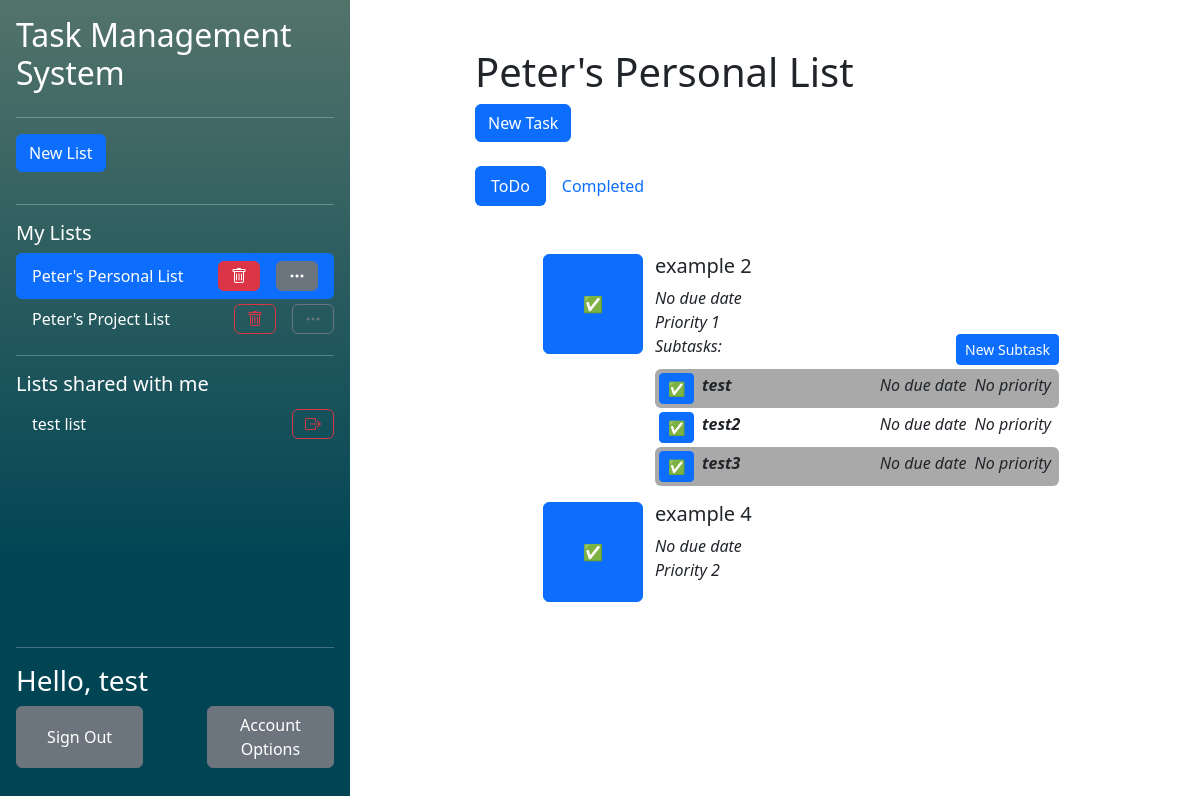
Page /php/index.php?listid=1 (signed in) on the earlier database version.
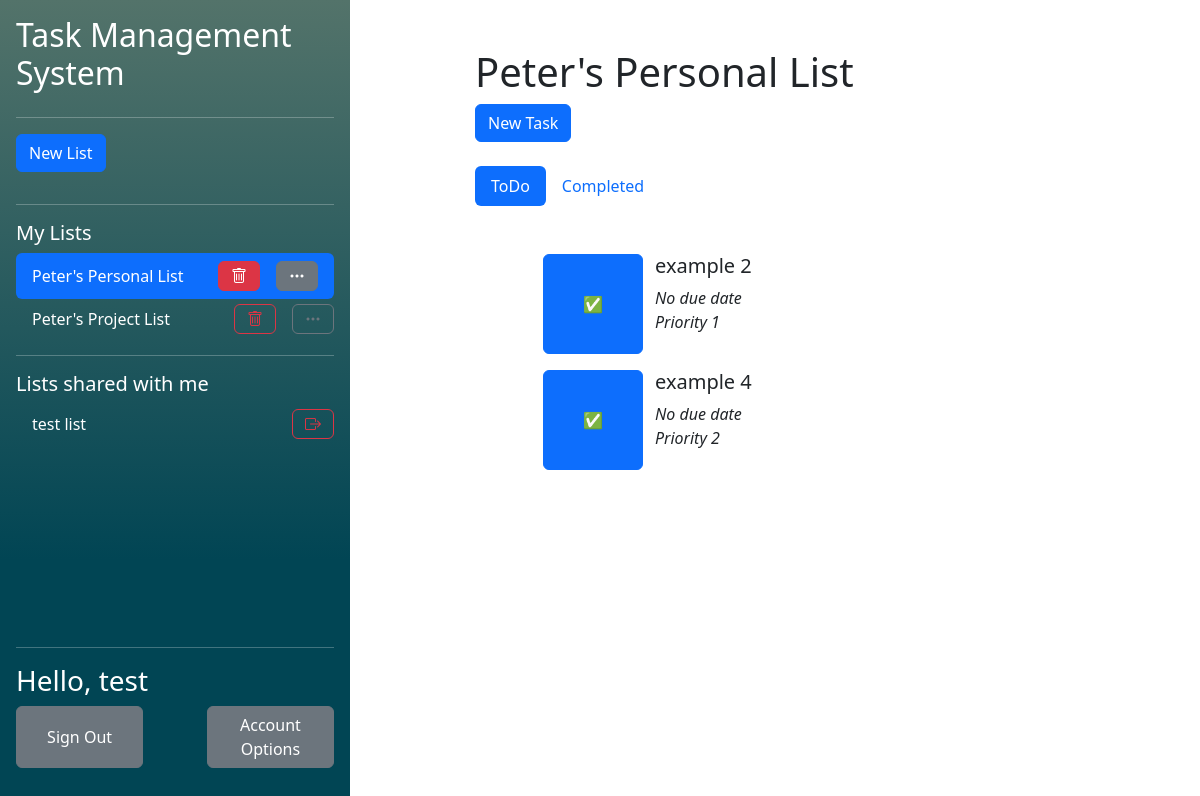
Same page on the later database version.
### tables this page shows
CREATE TABLE "UserLists" (
	"user_id"	TEXT,
	"list_id"	TEXT,
	"collaborator"	INTEGER,
	"observer"	INTEGER,
	PRIMARY KEY("user_id","list_id"),
	FOREIGN KEY("user_id") REFERENCES "Users"("user_id") ON DELETE CASCADE ON UPDATE CASCADE,
	FOREIGN KEY("list_id") REFERENCES "Lists"("list_id") ON DELETE CASCADE ON UPDATE CASCADE
);

CREATE TABLE "Lists"
(
    list_id        INTEGER not null
        primary key autoincrement,
    list_name      TEXT    not null,
    list_completed REAL    not null
);

CREATE TABLE "Tasks" (
	"task_id"	INTEGER NOT NULL,
	"task_name"	TEXT NOT NULL,
	"task_completed"	INTEGER NOT NULL,
	"list_id"	INTEGER NOT NULL,
	"order_in_list"	INTEGER NOT NULL,
	"assigned_collaborator_id"	INTEGER,
	"task_due_date"	INTEGER,
	"task_priority"	INTEGER,
	FOREIGN KEY("assigned_collaborator_id") REFERENCES "Users"("user_id"),
	FOREIGN KEY("list_id") REFERENCES "Lists"("list_id") ON DELETE CASCADE,
	PRIMARY KEY("task_id" AUTOINCREMENT)
);

CREATE TABLE "SubTasks" (
	"sub_task_id"	INTEGER NOT NULL,
	"sub_task_name"	TEXT NOT NULL,
	"sub_task_completed"	INTEGER NOT NULL,
	"task_id"	INTEGER NOT NULL,
	"order_in_task"	INTEGER NOT NULL,
	"sub_task_due_date"	INTEGER,
	"sub_task_priority"	INTEGER,
	FOREIGN KEY("task_id") REFERENCES "Tasks"("task_id"),
	PRIMARY KEY("sub_task_id")
);

### php/functions/DatabaseFunctions.php (called while the page is built, shortened)
<?php
function getUIDFromCreds(){
    $db = new SQLite3("../db/database.db");
    $SQL = "SELECT user_id FROM Users WHERE password_hash = :creds";
    $stmt = $db->prepare($SQL);
    $stmt->bindValue(":creds", $_SESSION['credentials'], SQLITE3_TEXT);
    $result = $stmt->execute();
    while($row = $result->fetchArray()){
        $resultArray [] = $row;
    }
    return $resultArray[0]['user_id'];
}
function getOwnedListsForCurrentUser(){
    $uid = getUIDFromCreds();
    $db = new SQLite3("../db/database.db");
    $SQL = "SELECT list_id FROM  UserLists WHERE user_id = :uid AND collaborator = 0 AND observer = 0";
    $stmt = $db->prepare($SQL);
    $stmt->bindValue(":uid", $uid, SQLITE3_TEXT);
    $result = $stmt->execute();
    while($row = $result->fetchArray()){
        $resultArray [] = $row;
    }
    return $resultArray;
}
function getCollabListsForCurrentUser(){
    $uid = getUIDFromCreds();
    $db = new SQLite3("../db/database.db");
    $SQL = "SELECT list_id FROM  UserLists WHERE user_id = :uid AND collaborator = 1 AND observer = 0";
    $stmt = $db->prepare($SQL);
    $stmt->bindValue(":uid", $uid, SQLITE3_TEXT);
    $result = $stmt->execute();
    while($row = $result->fetchArray()){
        $resultArray [] = $row;
    }
    return $resultArray;
}
function getListNameFromID($listID){
    $db = new SQLite3("../db/database.db");
    $SQL = "SELECT list_name FROM Lists WHERE list_id = :lid";
    $stmt = $db->prepare($SQL);
    $stmt->bindValue(":lid", $listID, SQLITE3_TEXT);
    $result = $stmt->execute();
    while($row = $result->fetchArray()){
        $resultArray [] = $row;
    }
    return $resultArray;
}
?>

### php/functions/TaskFunctions.php (called while the page is built, shortened)
<?php
function checkUserListAccess($listID, $userID)
{
    $db = new SQLite3("../db/database.db");
    $SQL = "SELECT list_id FROM  UserLists WHERE user_id = :uid AND list_id = :lid AND observer = 0 AND collaborator = 0";
    $stmt = $db->prepare($SQL);
    $stmt->bindValue(":lid", $listID, SQLITE3_INTEGER);
    $stmt->bindValue(":uid", $userID, SQLITE3_INTEGER);
    $result = $stmt->execute();
    while($row = $result->fetchArray()){
        $resultArray [] = $row;
    }
    if ($listID == $resultArray[0]["list_id"]){
        return true;
    }
}
function getUncompletedTasksFromList($listID){
    $userID = getUIDFromCreds();
    if(!checkUserListAccess($listID, $userID) AND !checkCollabListAccess($listID, $userID)){
        return false;
    }
    $db = new SQLite3("../db/database.db");
    $SQL = "SELECT * FROM Tasks WHERE list_id = :lid AND task_completed = 0 ORDER BY order_in_list ";
    $stmt = $db->prepare($SQL);
    $stmt->bindValue(":lid", $listID, SQLITE3_INTEGER);
    $result = $stmt->execute();
    while($row = $result->fetchArray()){
        $resultArray [] = $row;
    }
    if(isset($resultArray)){
        return $resultArray;
    }
    return null;
}
function getUncompletedSubtasksFromTask($task_id){
    $db = new SQLite3("../db/database.db");
    $SQL = "SELECT * FROM SubTasks WHERE task_id = :task_id AND sub_task_completed = 0";
    $stmt = $db->prepare($SQL);
    $stmt->bindValue(":task_id", $task_id, SQLITE3_INTEGER);
    $result = $stmt->execute();
    while($row = $result->fetchArray()){
        $resultArray [] = $row;
    }
    if(isset($resultArray)){
        return $resultArray;
    }
    return null;
}
?>

### php/components/TaskList.php (the view, shortened to what this page needs)
<?php require 'components/NewTaskPopup.php';
$listid = isset($_GET['listid']) ? $_GET['listid'] : false;
?>
<h1>
    <?php if (getListNameFromID($listid) != false) echo getListNameFromID($listid)[0]['list_name']?>
</h1>
<?php if ($listid != false):?>
<?php if(checkUserListAccess(htmlspecialchars($listid), getUIDFromCreds())): ?>
<button type="button" class="btn btn-primary" data-bs-toggle="modal" data-bs-target="#NewTaskModal">
    New Task
</button>
<?php else: ?>
A list created by <b><?php echo getListOwnerName($listid)?></b>
<?php endif;?>
<br/><br/>
<div>
    <ul class="nav nav-pills mb-3" id="pills-tab" role="tablist">
        <li class="nav-item" role="presentation">
            <button class="nav-link active" id="pills-todo-tab" data-bs-toggle="pill" data-bs-target="#pills-todo" type="button" role="tab" aria-controls="pills-todo" aria-selected="true">ToDo</button>
        </li>
        <li class="nav-item" role="presentation">
            <button class="nav-link" id="pills-done-tab" data-bs-toggle="pill" data-bs-target="#pills-done" type="button" role="tab" aria-controls="pills-done" aria-selected="false">Completed</button>
        </li>
    </ul>
</div>
<div class="tab-content" id="pills-tabContent">
    <div class="tab-pane fade show active" id="pills-todo" role="tabpanel" aria-labelledby="pills-todo-tab" tabindex="0">
        <div class="p-3">
            <ol>
                <?php
                if (getUncompletedTasksFromList($listid) != null):
                foreach (getUncompletedTasksFromList($listid) as $item):?>
                    <ul>
                            <div class="row">
                                <button class='btn btn-primary col' style="flex: none; width: 10%; min-width: 100px; height: 10%; min-height: 100px;" type='submit' name="<?php echo $item['task_id']?>" form="complete<?php echo $item['task_id']?>">✅</button>
                                <div class="col">
                                    <div class="row">
                                        <div class="col">
                                            <h5><?php echo $item['task_name']?></h5>
                                        </div>
                                        <br/>
                                        <i><?php if(isset($item['task_due_date'])){
                                                echo "Due ".$item['task_due_date'];
                                            } else {
                                                echo 'No due date';
                                            }?></i> <br/>
                                        <i><?php if(($item['task_priority']) != 0){
                                                echo 'Priority '.$item['task_priority'];
                                            } else {
                                                echo 'No priority';
                                            }?></i>
                                    </div>
                                    <?php if(getUncompletedSubtasksFromTask($item['task_id']) != null): ?>
                                    <div class="d-flex flex-row pb-1">
                                        <div class="flex-grow-1 align-middle"><i class="align-middle">Subtasks:</i></div>
                                        <div>
                                            <button class="btn btn-primary btn-sm" type="submit" form="newsubtask">New Subtask</button>
                                        </div>
                                    </div>
                                        <?php $bgcolour = true;?>
                                        <?php foreach (getUncompletedSubtasksFromTask($item['task_id']) as $subtask): ?>
                                            <div class=" d-flex flex-row rounded"  <?php if($bgcolour) {
                                                                                        echo 'style="background-color: darkgrey"';
                                                                                        $bgcolour = false;
                                                                                        } else{
                                                                                        $bgcolour = true;
                                                                                    }?>>
                                                    <div class="p-1">
                                                        <button form="completeSubtask<?php echo $subtask['sub_task_id']?>" class="btn btn-primary btn-sm" type="submit">✅</button>
                                                    </div>
                                                    <div class="p-1 flex-grow-1">
                                                        <i><b><?php echo $subtask["sub_task_name"];?></b></i>
                                                    </div>
                                                    <div class="p-1">
                                                        <i><?php if(isset($subtask['sub_task_due_date'])){
                                                                echo "Due ".$subtask['sub_task_due_date'];
                                                            } else {
                                                                echo 'No due date';
                                                            }?></i>
                                                    </div>
                                                        <div class="p-1 pe-2">
                                                            <i><?php if(($subtask['sub_task_priority']) != 0){
                                                                    echo 'Priority '.$item['sub_task_priority'];
                                                                } else {
                                                                    echo 'No priority';
                                                                }?></i>
                                                        </div>
                                            </div>
                                        <?php endforeach;?>
                                    <?php endif;?>
                                </div>
                            </div>
                    </ul>
                <?php endforeach;
                else:?>
                <h2>You have no Tasks!</h2>
                Create a task using the new task button, or ask the list administrator.
                <?php endif;?>
            </ol>
        </div>
    </div>
</div>
<?php else: ?>
<h1>No List selected!</h1>
Create or select a list using the sidebar!
<?php endif;?>

### css/css.php
<link href="../css/index.css" rel="stylesheet">

### php/components/pagetop.php (shortened to what this page needs)
<!DOCTYPE html>
<head>
    <?php require "../css/css.php"?>
    <link href="https://cdn.jsdelivr.net/npm/bootstrap@5.3.2/dist/css/bootstrap.min.css" rel="stylesheet">
    <link rel="stylesheet" href="https://cdn.jsdelivr.net/npm/bootstrap-icons@1.11.3/font/bootstrap-icons.min.css">
</head>
<body>

### php/index.php (shortened to what this page needs)
<?php
    require ('functions/DatabaseFunctions.php');
    require ('functions/TaskFunctions.php');
    $name = "test";
?>
<?php require "../css/css.php"?>
<?php require "components/pagetop.php"?>
<main class="d-flex flex-nowrap h-100">
    <div class="d-flex flex-column flex-shrink-0 p-3 background align-items-stretch h-100" style="width: 350px">
        <h2>Task Management System</h2>
        <hr/>
        <?php require 'components/ListList.php'?>
        <div class="mt-auto">
            <hr/>
            <h3>Hello, <?php echo $name?></h3>
            <form class="d-flex flex-row mb-3 justify-content-between" method="post" action="accountOptions.php">
                <button class="btn btn-secondary" style="width: 40%" type="submit" name="signOut" value="signOut">Sign Out</button>
                <button class="btn btn-secondary" style="width: 40%" type="submit">Account Options</button>
            </form>
        </div>
    </div>
    <div class="mx-auto w-50 m-5">
        <?php require 'components/TaskList.php'?>
    </div>
</main>

### php/components/ListList.php (shortened to what this page needs)
<?php $ListIDInURL = isset($_GET['listid']) ? $_GET['listid'] : false;?>
<ul class="nav nav-pills flex-column mb-auto overflow-y-auto">
    <li class="hstack gap-3 pb-3">
        <button class="btn btn-primary"  data-bs-toggle="modal" data-bs-target="#NewListModal">New List</button>
    </li>
    <hr/>
    <h5>My Lists</h5>
    <?php
        foreach (getOwnedListsForCurrentUser() as $listID):
            if($listID[0] == $ListIDInURL):?>
                <li class="hstack gap-3 nav-link active text-white">
                    <div class="">
                        <?php echo getListNameFromID($listID[0])[0][0]?>
                    </div>
                    <button class="btn btn-danger ms-auto" onclick="location.href='listAction.php?action=delete&listid=<?php echo $ListIDInURL?>'"><i class="bi bi-trash"></i></button>
                    <button class="btn btn-secondary"  onclick="location.href='modifyList.php?listid=<?php echo $ListIDInURL?>'"><i class="bi bi-three-dots"></i></button>
                </li>
            <?php else:?>
                <li class="hstack gap-3">
                    <div class="nav-link text-white">
                        <a class="navbarList" href="<?php echo "index.php?listid=$listID[0]"?>">
                            <?php echo getListNameFromID($listID[0])[0][0]?>
                        </a>
                    </div>
                    <button class="btn btn-outline-danger ms-auto" onclick="location.href='listAction.php?action=delete&listid=<?php echo $ListIDInURL?>'"><i class="bi bi-trash"></i></button>
                    <button class="btn btn-outline-secondary" onclick="location.href='modifyList.php?listid=<?php echo $ListIDInURL?>'"><i class="bi bi-three-dots"></i></button>
                </li>
            <?php endif;?>
    <?php endforeach;?>
    <hr/>
    <h5>Lists shared with me</h5>
    <?php
    foreach (getCollabListsForCurrentUser() as $listID):
        if($listID[0] == $ListIDInURL):?>
            <li class="hstack gap-3 nav-link active text-white">
                <div class="">
                    <?php echo getListNameFromID($listID[0])[0][0]?>
                </div>
                <button class="btn btn-danger ms-auto" onclick="location.href='listAction.php?action=leave&listid=<?php echo $ListIDInURL?>'"><i class="bi bi-box-arrow-right"></i></button>
            </li>
        <?php else:?>
            <li class="hstack gap-3">
                <div class="nav-link text-white">
                    <a class="navbarList" href="<?php echo "index.php?listid=$listID[0]"?>">
                        <?php echo getListNameFromID($listID[0])[0][0]?>
                    </a>
                </div>
                <button class="btn btn-outline-danger ms-auto" onclick="location.href='listAction.php?action=leave&listid=<?php echo $ListIDInURL?>'"><i class="bi bi-box-arrow-right"></i></button>
            </li>
        <?php endif;?>
    <?php endforeach;?>
</ul>

### css/index.css (style rules this page uses)
.background { background-image: linear-gradient(180deg, #53736A 0%, #014554 70%); color: white; }
.navbarList:link { text-decoration: none; color:white; }

Differences in the rows shown:
changed tasks "example 2": loses subtasks (sub_task_name "test", shows "No due date", shows "No priority"); loses subtasks (sub_task_name "test2", shows "No due date", shows "No priority"); loses subtasks (sub_task_name "test3", shows "No due date", shows "No priority"); no longer shows "Subtasks: New Subtask"
